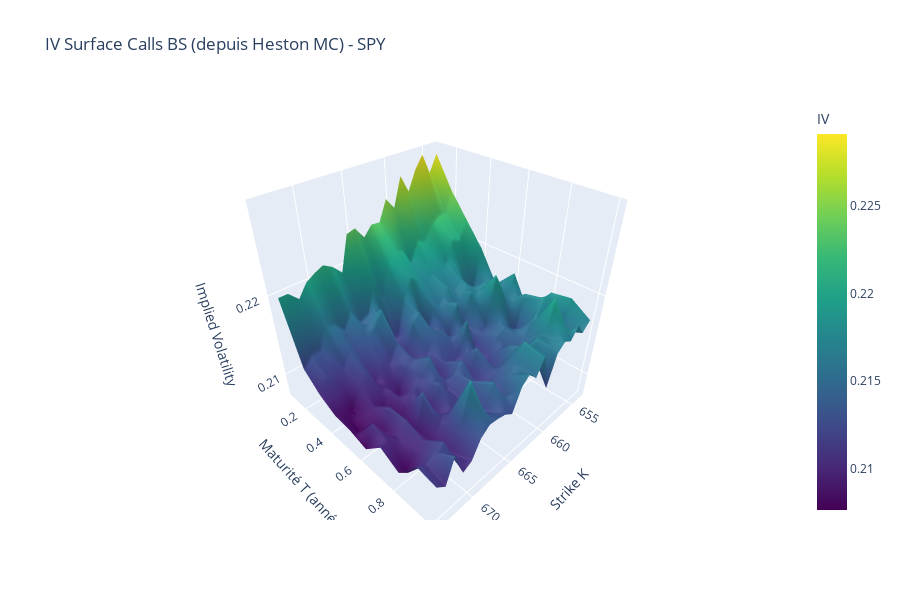
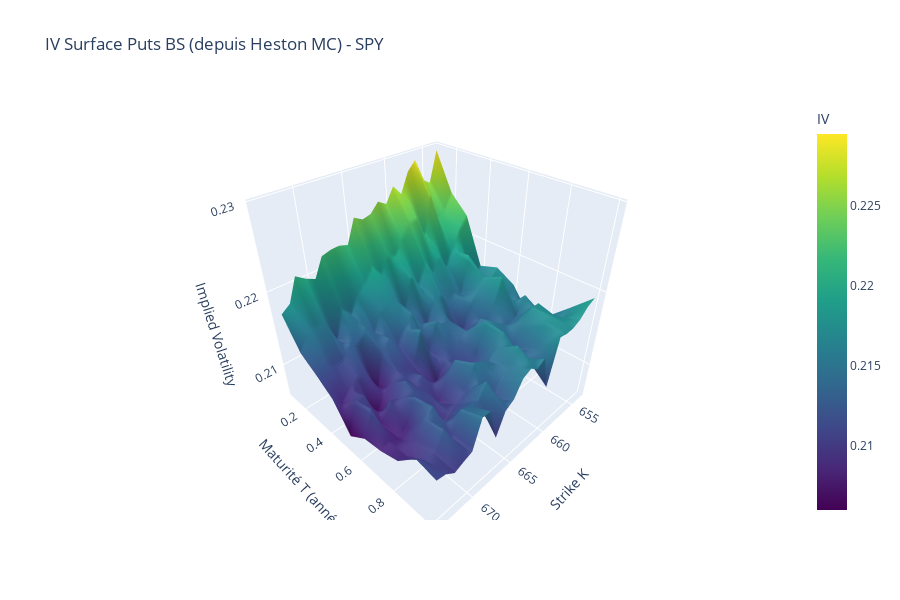

Here is the notebook cell these charts were saved with, in order:
### Markdown cell above
## 12. IV Surface BS (inversée depuis prix Heston)

### Code cell
print(f"\n{'='*60}")
print(f"CALCUL DES IV SURFACES BS (depuis prix Heston)")
print(f"{'='*60}\n")

call_iv_heston = np.zeros_like(call_prices_heston)
put_iv_heston = np.zeros_like(put_prices_heston)

print("Inversion BS pour Calls...")
for i, T_val in enumerate(T_grid_heston):
    for j, K_val in enumerate(K_grid_heston):
        call_iv_heston[i, j] = implied_vol_option(
            call_prices_heston[i, j], S0, K_val, T_val, RF_RATE, "call"
        )
        put_iv_heston[i, j] = implied_vol_option(
            put_prices_heston[i, j], S0, K_val, T_val, RF_RATE, "put"
        )

print("✓ Inversion terminée\n")

# Affichage 3D
KK_heston, TT_heston = np.meshgrid(K_grid_heston, T_grid_heston)

fig_iv_calls_heston = go.Figure(data=[go.Surface(
    x=KK_heston,
    y=TT_heston,
    z=call_iv_heston,
    colorscale='Viridis',
    colorbar=dict(title="IV")
)])
fig_iv_calls_heston.update_layout(
    title=f"IV Surface Calls BS (depuis Heston MC) - {TICKER}",
    scene=dict(
        xaxis=dict(title="Strike K"),
        yaxis=dict(title="Maturité T (années)"),
        zaxis=dict(title="Implied Volatility")
    ),
    height=600
)
fig_iv_calls_heston.show()

fig_iv_puts_heston = go.Figure(data=[go.Surface(
    x=KK_heston,
    y=TT_heston,
    z=put_iv_heston,
    colorscale='Viridis',
    colorbar=dict(title="IV")
)])
fig_iv_puts_heston.update_layout(
    title=f"IV Surface Puts BS (depuis Heston MC) - {TICKER}",
    scene=dict(
        xaxis=dict(title="Strike K"),
        yaxis=dict(title="Maturité T (années)"),
        zaxis=dict(title="Implied Volatility")
    ),
    height=600
)
fig_iv_puts_heston.show()

### Figure 1 — Plotly figure (JSON) as saved in the notebook; plotly's stock layout.template omitted (floating-point values rounded to 4 significant figures; data arrays with more than 128 entries replaced by an {"elided": "..."} marker saying what was removed)
{"data": [{"colorbar": {"title": {"text": "IV"}}, "colorscale": [[0, "#440154"], [0.1111, "#482878"], [0.2222, "#3e4989"], [0.3333, "#31688e"], [0.4444, "#26828e"], [0.5556, "#1f9e89"], [0.6667, "#35b779"], [0.7778, "#6ece58"], [0.8889, "#b5de2b"], [1, "#fde725"]], "type": "surface", "x": {"elided": "10x21 float values"}, "y": {"elided": "10x21 float values"}, "z": {"elided": "10x21 float values"}}], "layout": {"height": 600, "scene": {"xaxis": {"title": {"text": "Strike K"}}, "yaxis": {"title": {"text": "Maturité T (années)"}}, "zaxis": {"title": {"text": "Implied Volatility"}}}, "title": {"text": "IV Surface Calls BS (depuis Heston MC) - SPY"}}}

### Figure 2 — Plotly figure (JSON) as saved in the notebook; plotly's stock layout.template omitted (floating-point values rounded to 4 significant figures; data arrays with more than 128 entries replaced by an {"elided": "..."} marker saying what was removed)
{"data": [{"colorbar": {"title": {"text": "IV"}}, "colorscale": [[0, "#440154"], [0.1111, "#482878"], [0.2222, "#3e4989"], [0.3333, "#31688e"], [0.4444, "#26828e"], [0.5556, "#1f9e89"], [0.6667, "#35b779"], [0.7778, "#6ece58"], [0.8889, "#b5de2b"], [1, "#fde725"]], "type": "surface", "x": {"elided": "10x21 float values"}, "y": {"elided": "10x21 float values"}, "z": {"elided": "10x21 float values"}}], "layout": {"height": 600, "scene": {"xaxis": {"title": {"text": "Strike K"}}, "yaxis": {"title": {"text": "Maturité T (années)"}}, "zaxis": {"title": {"text": "Implied Volatility"}}}, "title": {"text": "IV Surface Puts BS (depuis Heston MC) - SPY"}}}
